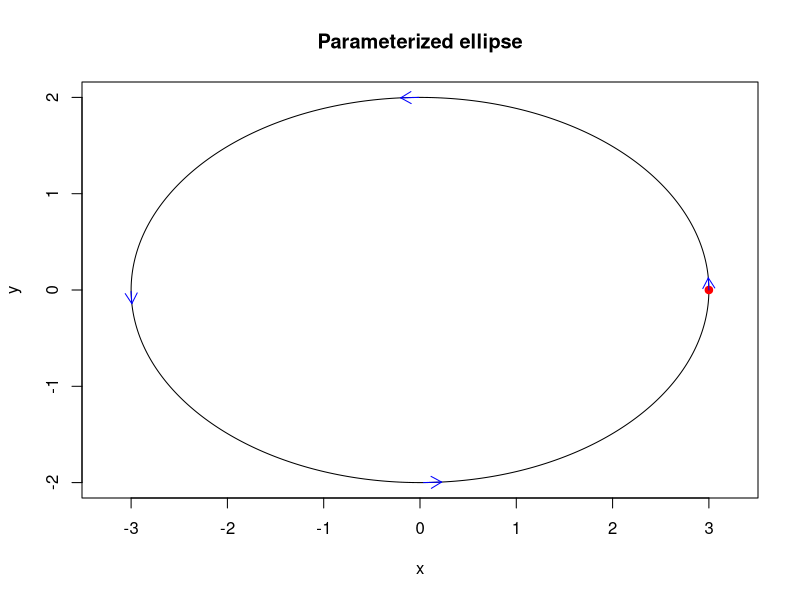

This figure's R source:
t <- seq(0,2*pi,length.out=400)
x <- 3*cos(t); y <- 2*sin(t)
plot(x,y,type="l",asp=1,xlab="x",ylab="y",main="Parameterized ellipse")
points(x[1],y[1],pch=19,col="red")
idx <- c(1,101,201,301)
arrows(x[idx],y[idx],x[idx+4],y[idx+4],length=0.12,col="blue")
cat("Start:",x[1],y[1],"\n")
